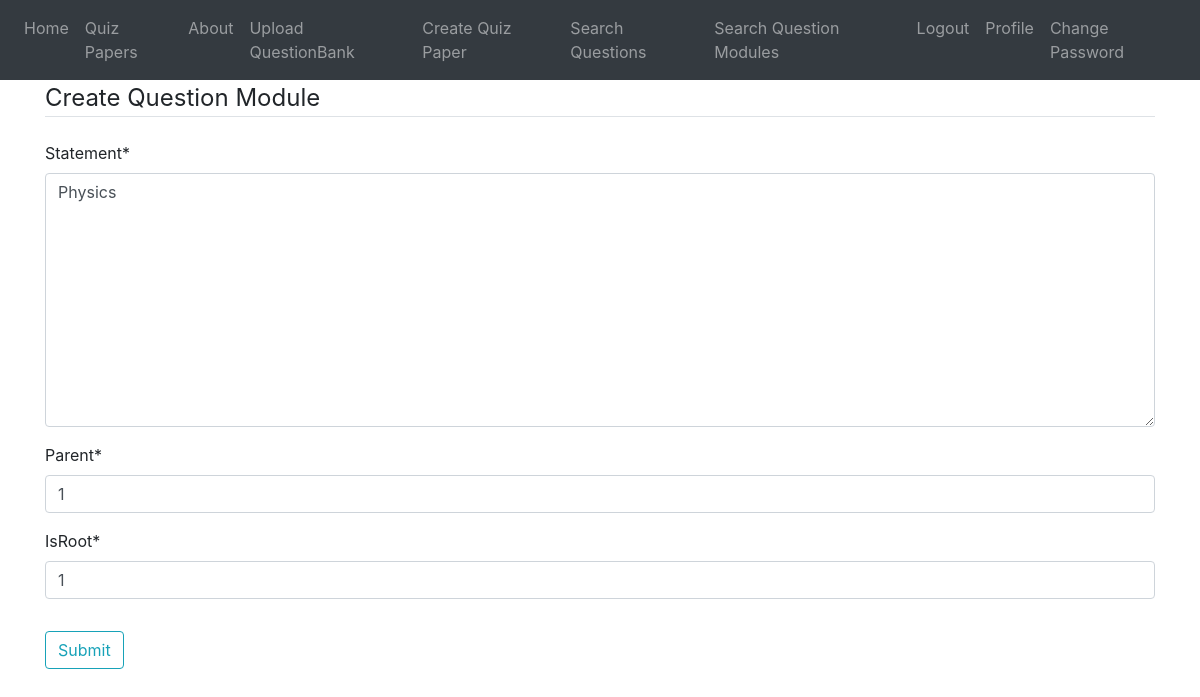
Screenshot of /post/qm/1/update/ (signed in) with the database file from the repository.
### blog/models.py (models this page shows, shortened)
class QuestionModule(models.Model):
    statement = models.TextField()
    marks = models.PositiveIntegerField()
    parent = models.PositiveIntegerField()
    isRoot = models.IntegerField()
    date_posted = models.DateTimeField(default=timezone.now)
    author = models.ForeignKey(User, on_delete=models.CASCADE)
    formfield_overrides = {
        models.TextField: {'widget': Textarea(attrs={'rows': 4, 'cols': 40})}
    }

### blog/views.py (the view, shortened to what this page needs)
# urls.py: path('post/qm/<int:pk>/update/', QuestionModuleUpdateView.as_view(), name='module-update'),
class QuestionModuleUpdateView(LoginRequiredMixin,UserPassesTestMixin,UpdateView):
    model = QuestionModule
    fields = ['statement', 'parent', 'isRoot']
    def test_func(self):
        post = self.get_object()
        return self.request.user == post.author
    def get_context_data(self, **kwargs):
        context = super().get_context_data(**kwargs)
        context['title'] = "Update Question Module"
        return context

### blog/templates/blog/questionmodule_form.html (shortened to what this page needs)
{% extends "blog/base.html"%}
{% load crispy_forms_tags %}
{% load staticfiles %}
{% block content%}
        <div class="content-section">
            <form method="POST" enctype="multipart/form-data">
                <fieldset class="form-group">
                    <legend class="border-bottom mb-4">Create Question Module</legend>
                {{ form| crispy}}
                </fieldset>
                <div class="form-group">
                    <button class="btn btn-outline-info">Submit</button>
                </div>
            </form>
        </div>
{% endblock content %}

### rows the page displays
QuestionModule: statement "Physics", parent "1", isRoot "1"
